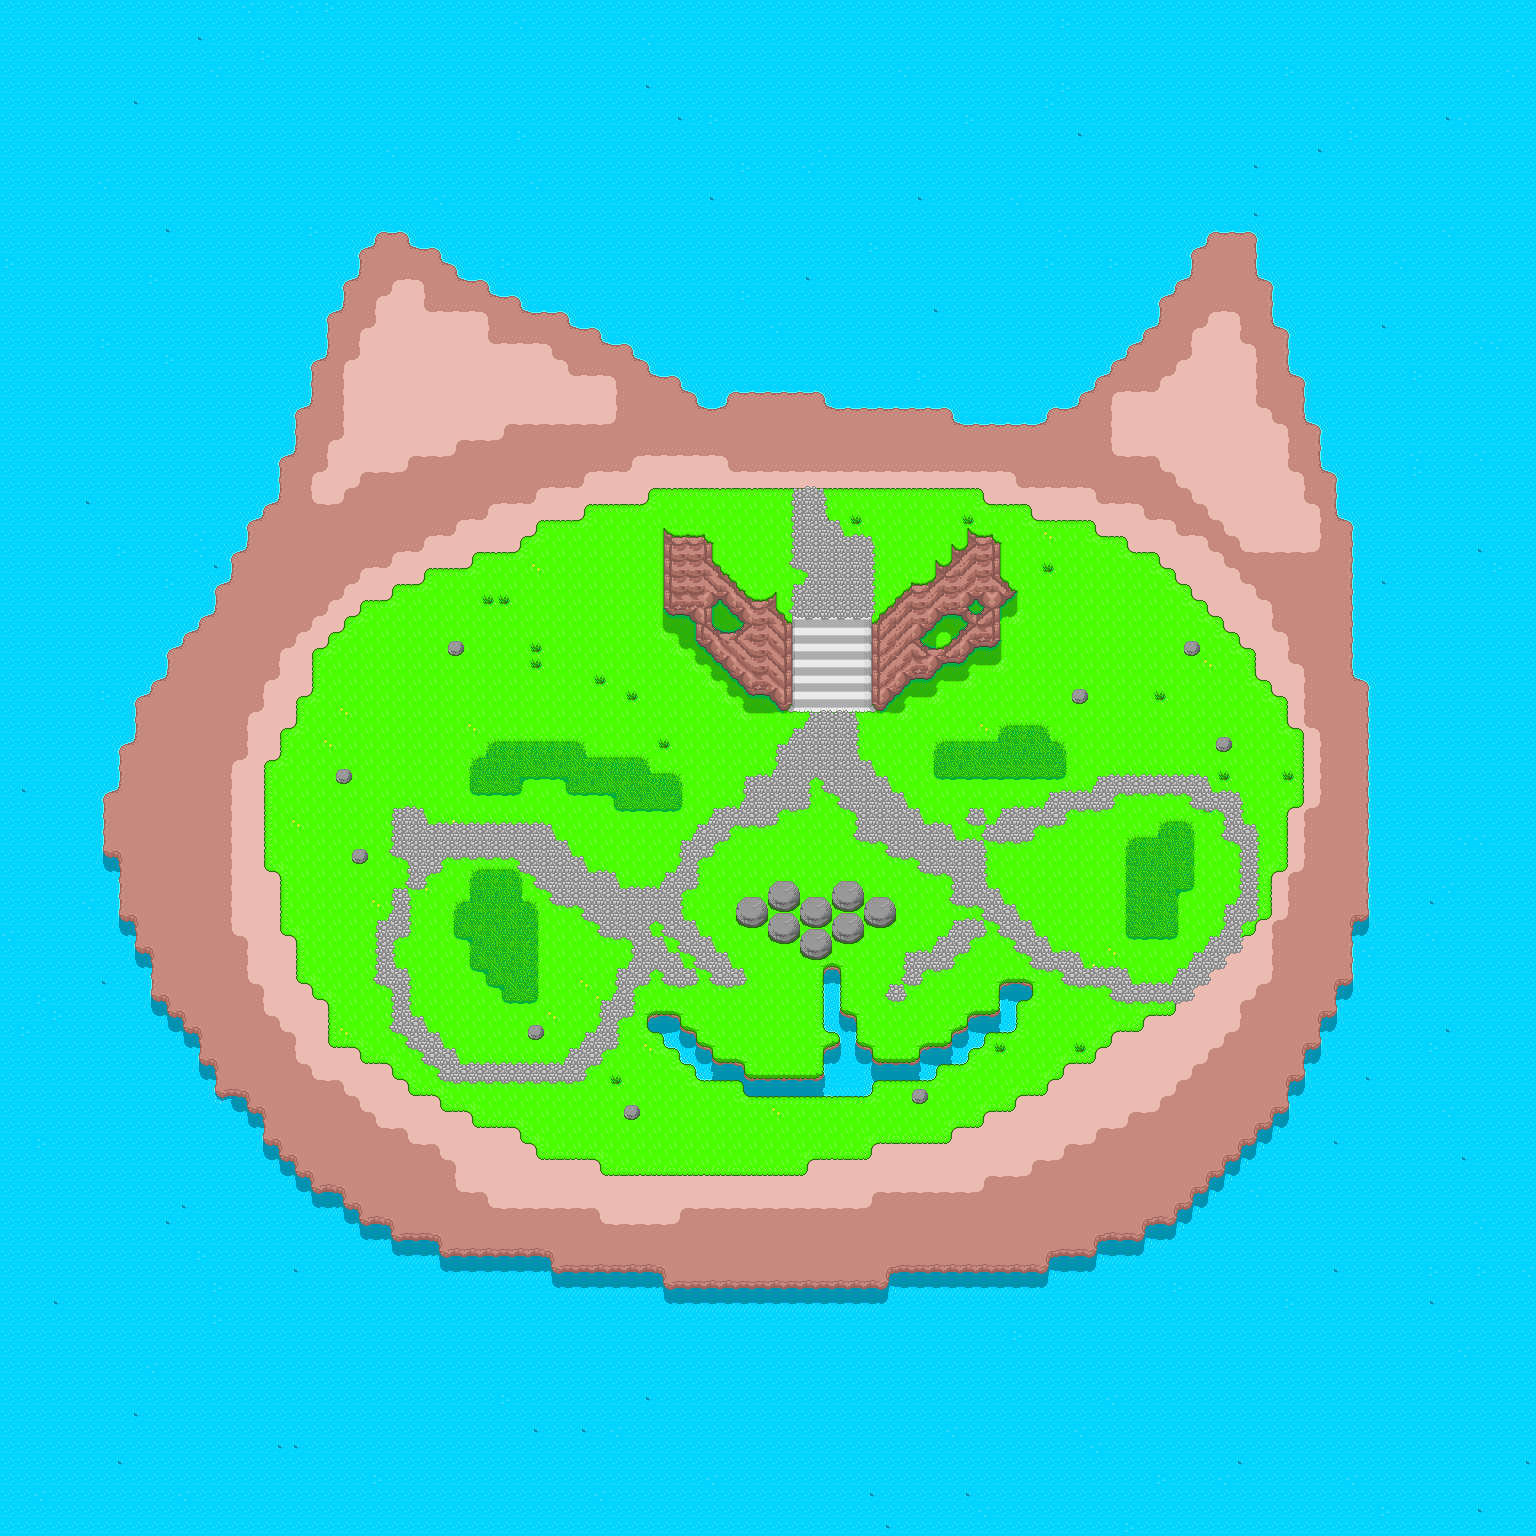

The image is a tile-based game level rendered from a .tmx file. Its description and source (layers, tilesets, objects; grid data summarised) follow:
An orthogonal 96x96 tile map with 16x16 px tiles, 4 tile layers (Base, Stairs, Cobble, Top Grass).

<map version="1.0" tiledversion="1.0.2" orientation="orthogonal" renderorder="right-up" width="96" height="96" tilewidth="16" tileheight="16" nextobjectid="1">
 <tileset firstgid="1" source="../Images/tileset.tsx" />
 <layer name="Base" width="96" height="96">
  <data>[9216 cells, 9216 non-empty, 152 distinct tile ids]</data>
 </layer>
 <layer name="Stairs" width="96" height="96">
  <data>[9216 cells, 42 non-empty, 9 distinct tile ids]</data>
 </layer>
 <layer name="Cobble" width="96" height="96">
  <data>[9216 cells, 471 non-empty, 16 distinct tile ids]</data>
 </layer>
 <layer name="Top Grass" width="96" height="96">
  <data>[9216 cells, 0 non-empty, 0 distinct tile ids]</data>
 </layer>
</map>